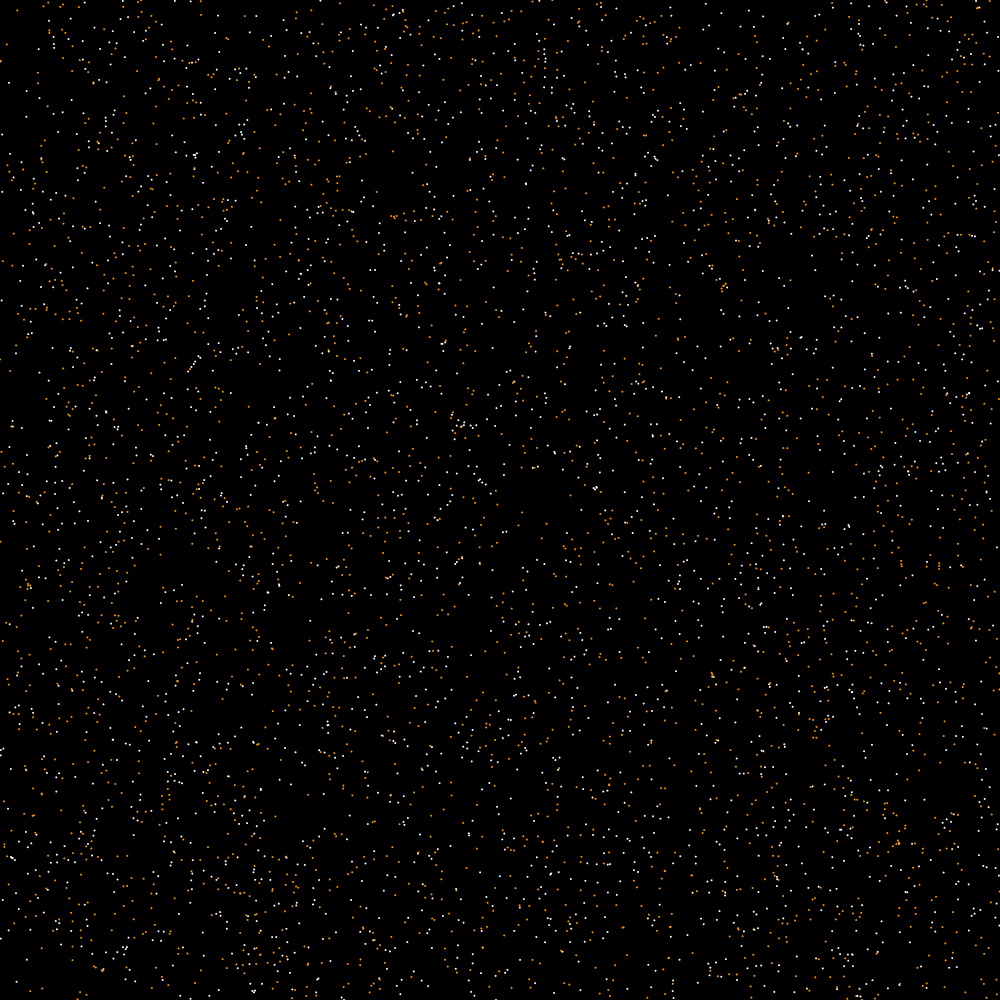
Frame 1 (no input)
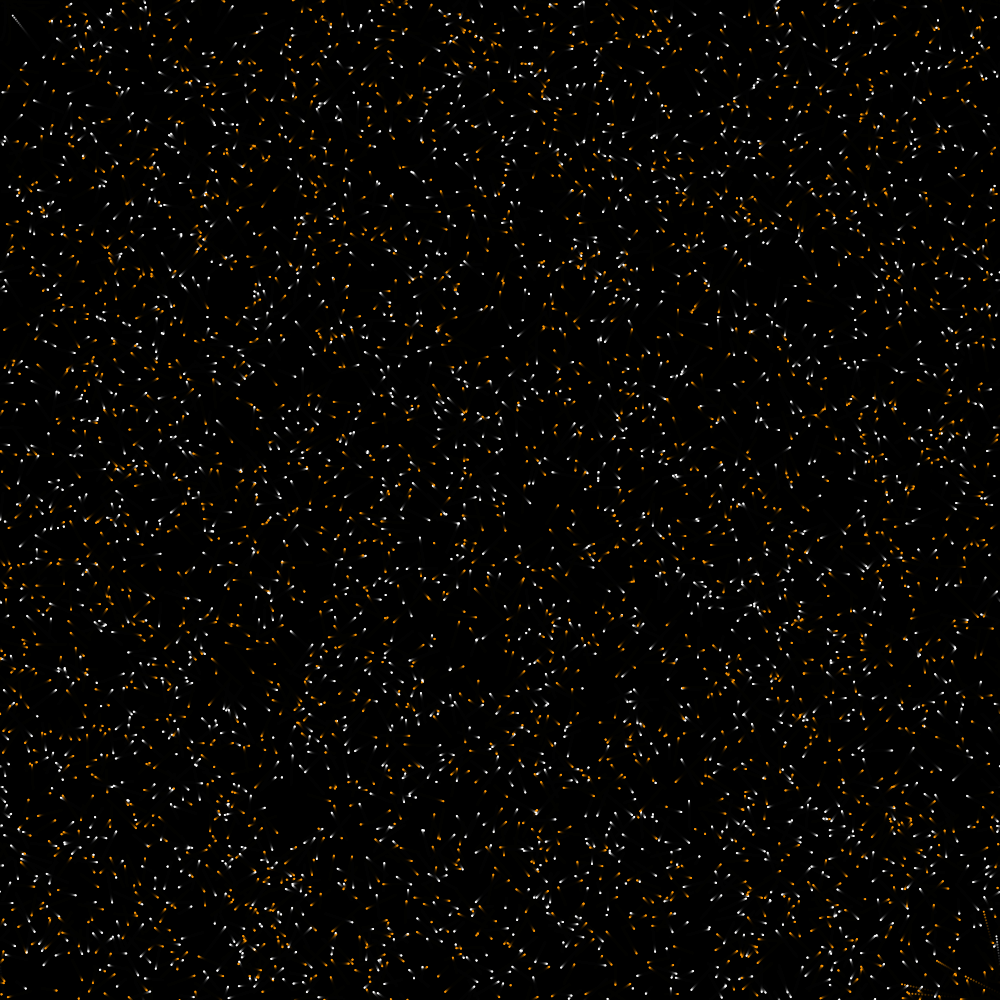
Frame 60 (the mouse pressed at the canvas centre just before this capture)
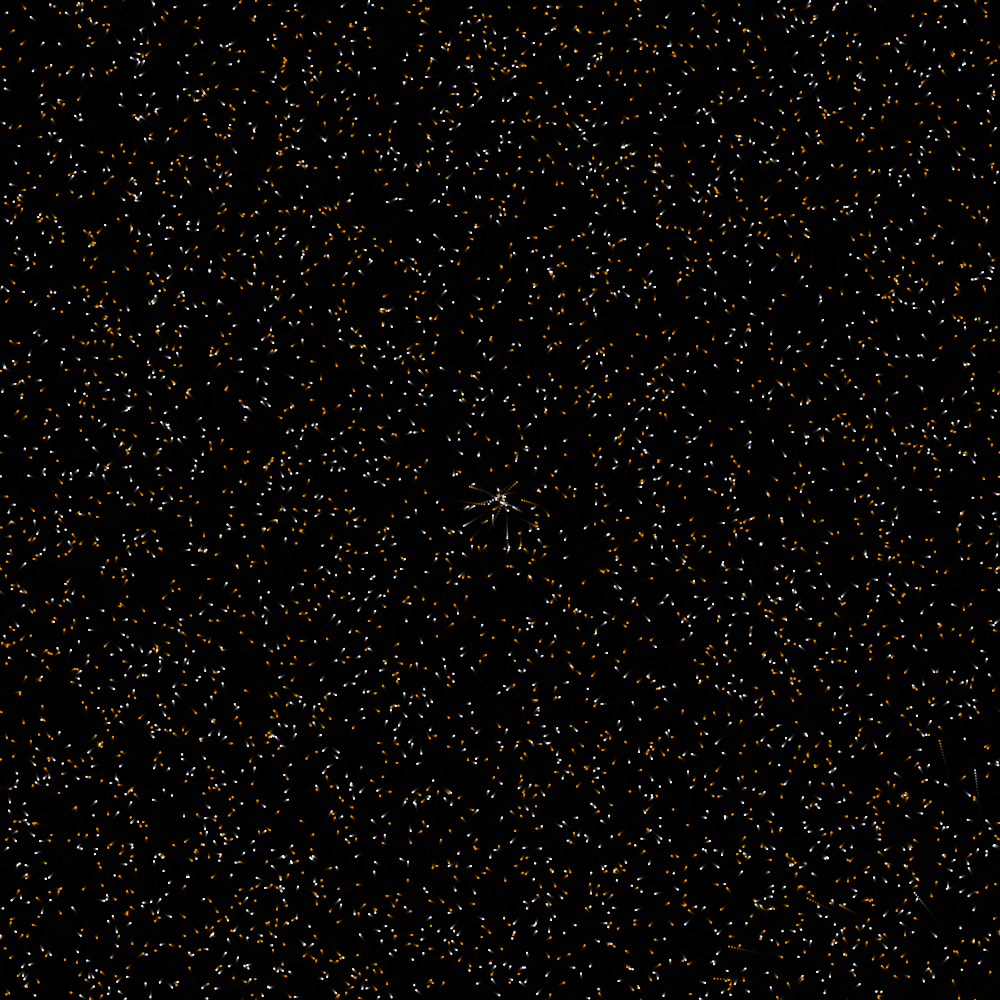
Frame 120 (the mouse held since frame 60 and released just before this capture)

The Processing sketch that drew these frames (run headless with seeded random() and noise(); from frame 60 on, the mouse is pressed at the canvas centre):

// Processing sketch: HighAttraction
// ── HighAttraction.pde
final int PARTICLE_COUNT = 5000;

PVector[] pos = new PVector[PARTICLE_COUNT];
PVector[] acc = new PVector[PARTICLE_COUNT]; // Remove this, we don't use it here
PVector[] vel = new PVector[PARTICLE_COUNT];

Boolean clicked = false;

// The trick is store structures of arrays as opposed to arrays of structures.

// If you have an array of objects (each storing a position, speed, colour etc) and 
// your process is to go through that array and act on each property, think of how 
// that array of objects would be layed out in memory, your cutting it all up.

// If you want to store stuff efficiently and nicely in memory seperate out the properties
// into their own arrays

// Orders of making things efficient:
// Seperation
// Vectorisation
// Parrellisation

PVector center;

void setup()
{
  size(1000,1000);
  //fullScreen();
  background(0);
  
  for (int x = 0; x < PARTICLE_COUNT; x++) {
    pos[x] = new PVector(random(0, width), random(0, height));
    vel[x] = new PVector(random(-0.5, 0.5), random(-0.5, 0.5));//5);
    acc[x] = new PVector(0, 0);
  }
  
  center = new PVector(width/2, height/2);
  
  fill(255);
  noStroke();
}

void draw()
{
  //background(0);
  noStroke();
  fill(0, 60);
  rect(0, 0, width, height);
  
  // Act on each array seperately as well, otherwise you are still mixing and matching
  // the arrays that are in different parts of memory
  
  for (int x = 0; x < PARTICLE_COUNT; x++) {
    vel[x].add(acc[x]);
  }
  
  for (int x = 0; x < PARTICLE_COUNT; x++) {
    pos[x].add(vel[x]); // accessing vel here, bad!
    
    // Bounds check
    if (pos[x].x < 0) pos[x].x = 1000;
    if (pos[x].x > 1000) pos[x].x = 0;
    if (pos[x].y < 0) pos[x].y = 1000;
    if (pos[x].y > 1000) pos[x].y = 0;
  }
  
  for (int x = 0; x < PARTICLE_COUNT; x++) {
    if (pos[x].dist(new PVector(mouseX, mouseY)) < 50) // accessing pos here, bad!
    {
      
    
      PVector f = PVector.sub(new PVector(mouseX, mouseY), pos[x]); 
      f.normalize();
      f.mult(0.11);
      acc[x] = f;
    }
    else
    {
    
    acc[x].mult(0);
    }
  }
  
  fill(255);
  //stroke(255);
  for (int x = 0; x < PARTICLE_COUNT; x++) {
    if (x % 2 == 0)
      fill(255, 150, 0);
    else
      fill(255);
    
    ellipse(pos[x].x, pos[x].y, 2, 2);
    //point(pos[x].x, pos[x].y);
  }
  
  println("fps: " + frameRate);
}

void mousePressed()
{
  
}
